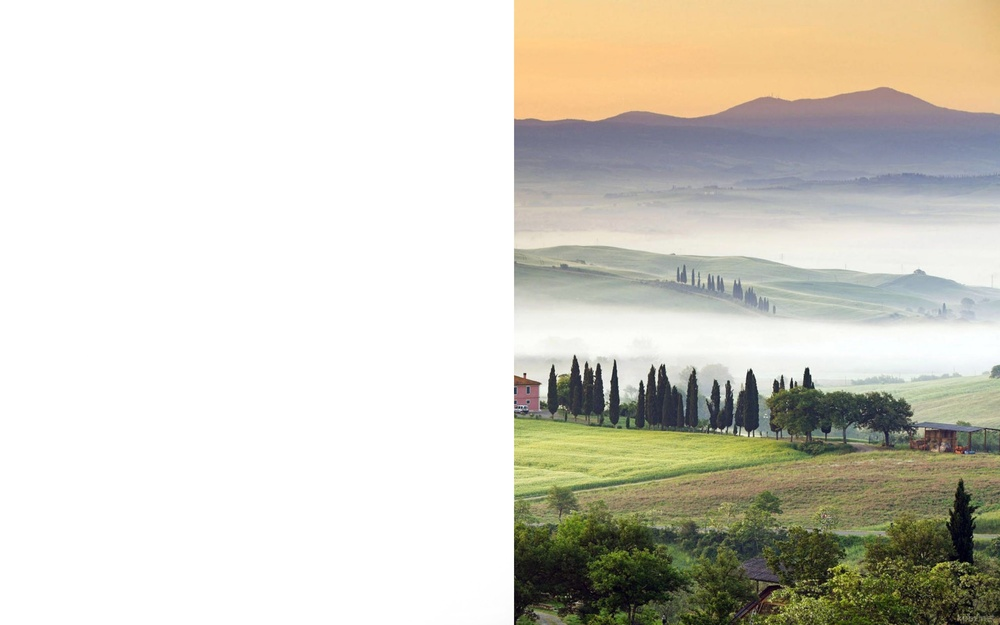
//> input picture img/test2_1.jpg, 1000 x 625 px, shrunk from 2560 x 1600 before the run
$ ./main   (built with g++ and OpenCV 4)
//> lines starting //> are read from the running program, lines starting //| are printed output that depends on the picture
#include <opencv2/opencv.hpp>
#include <opencv2/highgui.hpp>
#include "Matrix.hpp"

using namespace std;
using namespace cv;
const char *tarMatrix = "img/SunShangXiang.jpeg";
const char *test1_1 = "img/test1_1.png";
const char *test1_2 = "img/test1_2.png";
const char *test2_1 = "img/test2_1.jpg";
const char *test2_2 = "img/test2_2.jpg";
vector<vector<uchar>> core = {{1, 0},
                              {1, 0}};
int main() {
    Mat Imagetest1 = imread(test2_1, IMREAD_GRAYSCALE);
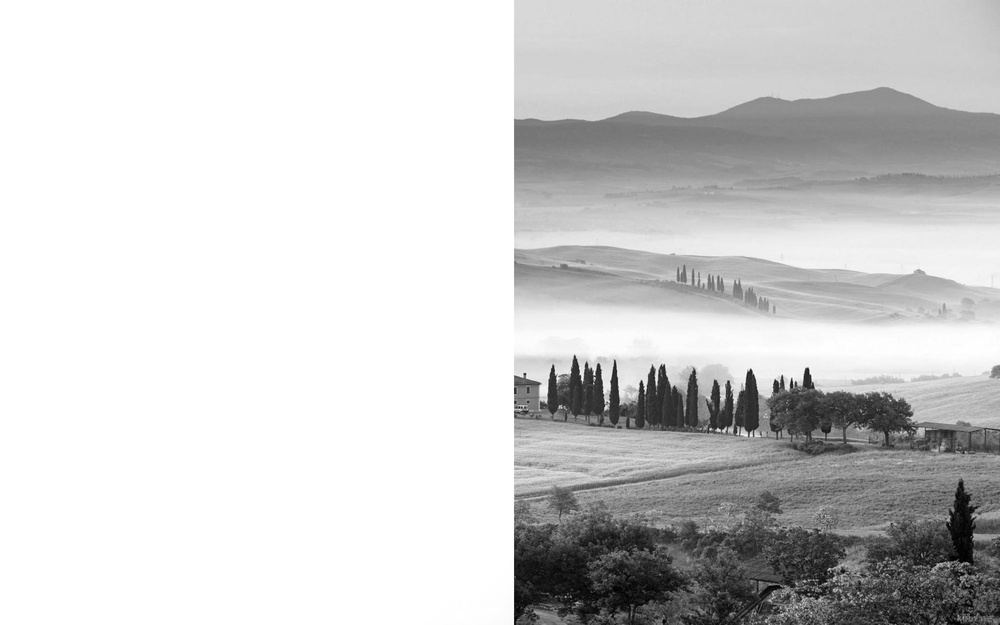
//> Imagetest1: 625 rows x 1000 cols, CV_8UC1; min 0, max 255, mean 208.4
    Mat Imagetest2 = imread(test2_2, IMREAD_GRAYSCALE);
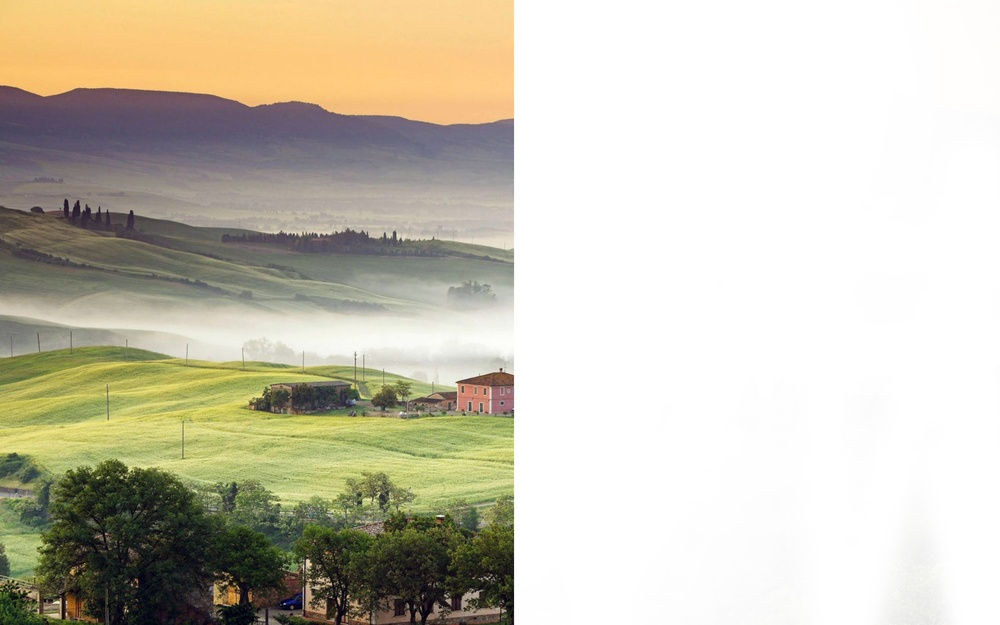
//> input picture img/test2_2.jpg, 1000 x 625 px, shrunk from 2560 x 1600 before the run
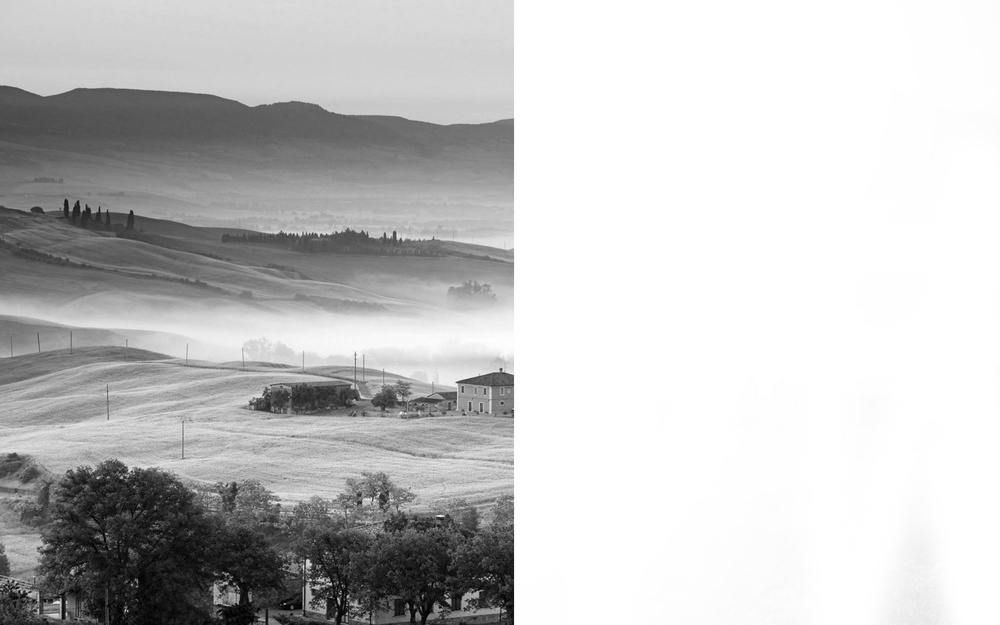
//> Imagetest2: 625 rows x 1000 cols, CV_8UC1; min 0, max 255, mean 196.6
    //change to our matrix
//> (the run ends here: the program needs code that is not available in this run, at `Matrix<uchar> m1 = Imagetest1;`)
